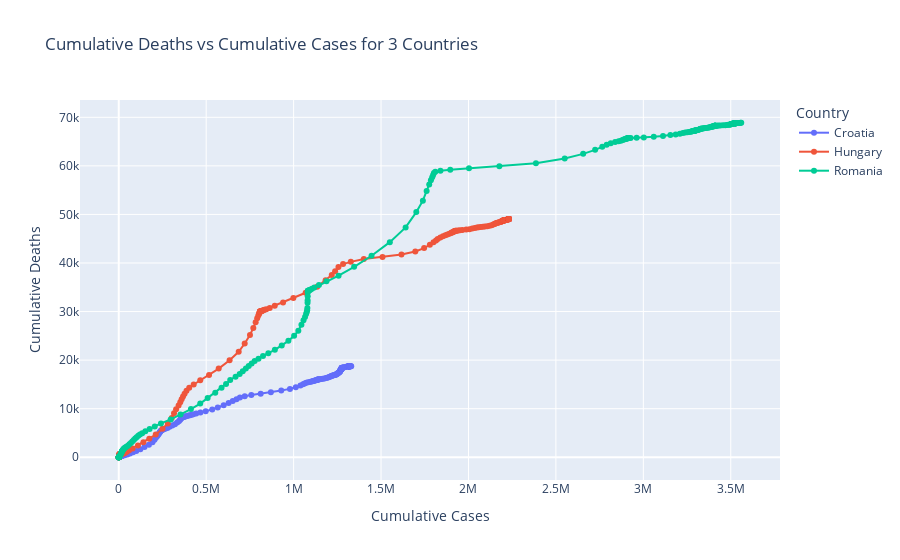

The notebook cell this image was saved under:
### Markdown cell above
## 2- Make a line plot showing the cumulative_deaths vs cumulative_cases for 3 countries using `plotly` (7.5 points)

### Code cell
countries = ['Romania', 'Hungary', 'Croatia']
filtered_df = df[df['Country'].isin(countries)]

fig = px.line(filtered_df, 
              x='Cumulative_cases', 
              y='Cumulative_deaths', 
              color='Country',
              markers=True,
              title='Cumulative Deaths vs Cumulative Cases for 3 Countries')

# Update labels
fig.update_layout(
    xaxis_title='Cumulative Cases',
    yaxis_title='Cumulative Deaths'
)

# Show plot
fig.show()

### Figure 1 — Plotly figure (JSON) as saved in the notebook; plotly's stock layout.template omitted (floating-point values rounded to 4 significant figures; data arrays with more than 128 entries replaced by an {"elided": "..."} marker saying what was removed)
{"data": [{"hovertemplate": "Country=Croatia<br>Cumulative_cases=%{x}<br>Cumulative_deaths=%{y}<extra></extra>", "legendgroup": "Croatia", "line": {"color": "#636efa", "dash": "solid"}, "marker": {"symbol": "circle"}, "mode": "lines+markers", "name": "Croatia", "orientation": "v", "showlegend": true, "type": "scatter", "x": {"elided": "244 int values"}, "xaxis": "x", "y": {"elided": "244 int values"}, "yaxis": "y"}, {"hovertemplate": "Country=Hungary<br>Cumulative_cases=%{x}<br>Cumulative_deaths=%{y}<extra></extra>", "legendgroup": "Hungary", "line": {"color": "#EF553B", "dash": "solid"}, "marker": {"symbol": "circle"}, "mode": "lines+markers", "name": "Hungary", "orientation": "v", "showlegend": true, "type": "scatter", "x": {"elided": "244 int values"}, "xaxis": "x", "y": {"elided": "244 int values"}, "yaxis": "y"}, {"hovertemplate": "Country=Romania<br>Cumulative_cases=%{x}<br>Cumulative_deaths=%{y}<extra></extra>", "legendgroup": "Romania", "line": {"color": "#00cc96", "dash": "solid"}, "marker": {"symbol": "circle"}, "mode": "lines+markers", "name": "Romania", "orientation": "v", "showlegend": true, "type": "scatter", "x": {"elided": "244 int values"}, "xaxis": "x", "y": {"elided": "244 int values"}, "yaxis": "y"}], "layout": {"autosize": true, "legend": {"title": {"text": "Country"}, "tracegroupgap": 0}, "title": {"text": "Cumulative Deaths vs Cumulative Cases for 3 Countries"}, "xaxis": {"anchor": "y", "autorange": true, "domain": [0, 1], "range": [-216300.0, 3776000.0], "title": {"text": "Cumulative Cases"}, "type": "linear"}, "yaxis": {"anchor": "x", "autorange": true, "domain": [0, 1], "range": [-5684.0, 74560.0], "title": {"text": "Cumulative Deaths"}, "type": "linear"}}}
